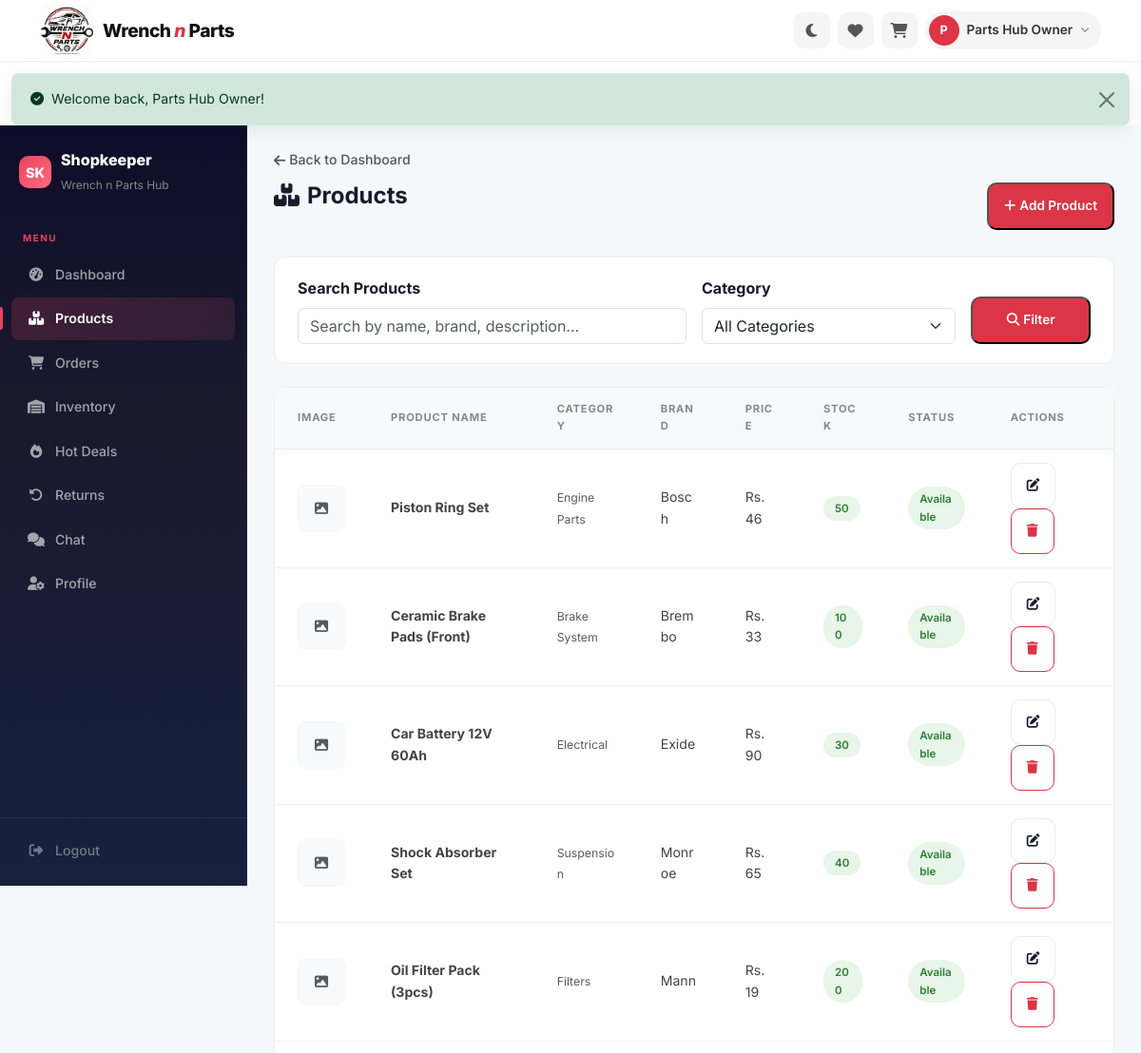
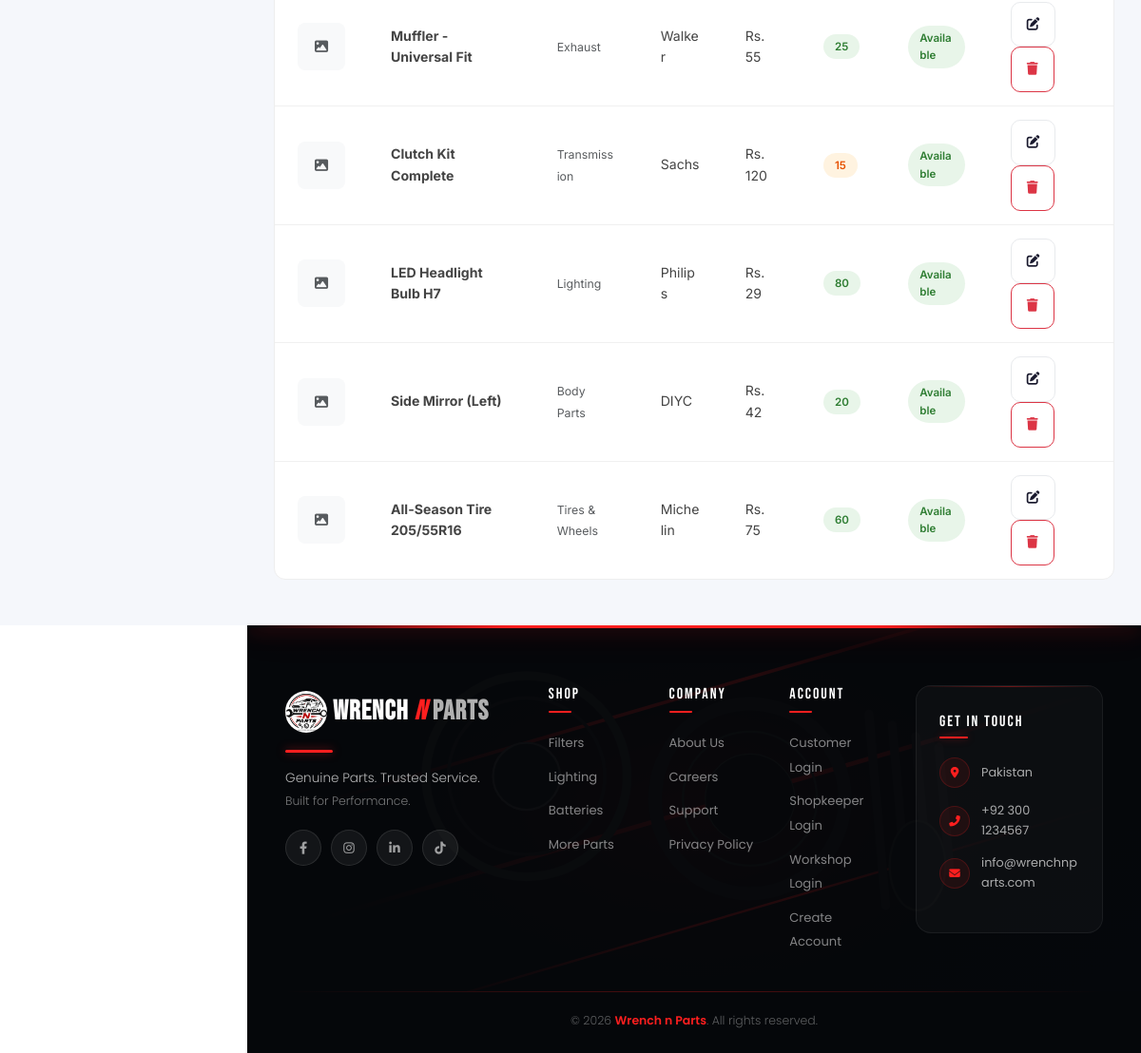
The app's page /legacy_php/shopkeeper/products.php (signed in) with its own data (2 pictures, top to bottom).
### tables this page shows
CREATE TABLE users (
    user_id INT AUTO_INCREMENT PRIMARY KEY,
    name VARCHAR(100) NOT NULL,
    email VARCHAR(150) NOT NULL UNIQUE,
    password VARCHAR(255) NOT NULL,
    phone VARCHAR(20),
    address TEXT,
    role ENUM('customer','shopkeeper','workshop','admin','management') DEFAULT 'customer',
    status ENUM('pending','active','inactive','banned') DEFAULT 'pending',
    profile_image VARCHAR(255) DEFAULT NULL,
    created_at TIMESTAMP DEFAULT CURRENT_TIMESTAMP,
    updated_at TIMESTAMP DEFAULT CURRENT_TIMESTAMP ON UPDATE CURRENT_TIMESTAMP
);

CREATE TABLE shops (
    shop_id INT AUTO_INCREMENT PRIMARY KEY,
    user_id INT NOT NULL,
    shop_name VARCHAR(150) NOT NULL,
    description TEXT,
    location VARCHAR(255),
    contact VARCHAR(20),
    logo VARCHAR(255) DEFAULT NULL,
    status ENUM('active','inactive','pending') DEFAULT 'pending',
    created_at TIMESTAMP DEFAULT CURRENT_TIMESTAMP,
    FOREIGN KEY (user_id) REFERENCES users(user_id) ON DELETE CASCADE
);

CREATE TABLE products (
    product_id INT AUTO_INCREMENT PRIMARY KEY,
    shop_id INT NOT NULL,
    category_id INT,
    product_name VARCHAR(200) NOT NULL,
    description TEXT,
    price DECIMAL(10,2) NOT NULL,
    discount_price DECIMAL(10,2) DEFAULT NULL,
    stock INT DEFAULT 0,
    product_image VARCHAR(255) DEFAULT NULL,
    brand VARCHAR(100),
    car_brand VARCHAR(100) DEFAULT NULL,
    car_model VARCHAR(100) DEFAULT NULL,
    compatible_vehicles TEXT,
    status ENUM('available','unavailable','discontinued') DEFAULT 'available',
    created_at TIMESTAMP DEFAULT CURRENT_TIMESTAMP,
    updated_at TIMESTAMP DEFAULT CURRENT_TIMESTAMP ON UPDATE CURRENT_TIMESTAMP,
    FOREIGN KEY (shop_id) REFERENCES shops(shop_id) ON DELETE CASCADE,
    FOREIGN KEY (category_id) REFERENCES categories(category_id) ON DELETE SET NULL
);

CREATE TABLE categories (
    category_id INT AUTO_INCREMENT PRIMARY KEY,
    category_name VARCHAR(100) NOT NULL,
    category_image VARCHAR(255) DEFAULT NULL,
    description TEXT,
    created_at TIMESTAMP DEFAULT CURRENT_TIMESTAMP
);

### legacy_php/includes/config.php (called while the page is built, shortened)
<?php
$conn = new mysqli(DB_HOST, DB_USER, DB_PASS, DB_NAME);
$conn->set_charset("utf8mb4");
$conn->query("SET time_zone = '+05:00'");
if (!isset($_SESSION['user_id'])) {
    $logged_in = false;
    $current_user = null;
} else {
    $stmt = $conn->prepare("SELECT * FROM users WHERE user_id = ?");
    $stmt->bind_param("i", $_SESSION['user_id']);
    $stmt->execute();
    $result = $stmt->get_result();
    $current_user = $result->fetch_assoc();
    $logged_in = true;
}
function getFlash() {
    if (isset($_SESSION['flash'])) {
        $flash = $_SESSION['flash'];
        return $flash;
    }
    return null;
}
function formatCurrency($amount) {
    return 'Rs. ' . number_format($amount, 0);
}
?>

### legacy_php/shopkeeper/products.php (the view, shortened to what this page needs)
<?php
require_once __DIR__ . '/../includes/config.php';
$stmt = $conn->prepare("SELECT * FROM shops WHERE user_id = ?");
$stmt->bind_param("i", $current_user['user_id']);
$stmt->execute();
$shop = $stmt->get_result()->fetch_assoc();
$shop_id = $shop['shop_id'];
$search = isset($_GET['search']) ? sanitize($_GET['search']) : '';
$sql = "SELECT p.*, c.category_name FROM products p LEFT JOIN categories c ON p.category_id = c.category_id WHERE p.shop_id = ?";
$params = [$shop_id];
$types = "i";
$sql .= " ORDER BY p.created_at DESC";
$stmt = $conn->prepare($sql);
$stmt->bind_param($types, ...$params);
$stmt->execute();
$products = $stmt->get_result()->fetch_all(MYSQLI_ASSOC);
require_once __DIR__ . '/../includes/header.php';
?>
<div class="dash-layout">
    <div class="dash-sidebar">
        <div class="dash-sidebar-brand">
            <div class="dash-brand-icon">SK</div>
            <div>
                <div class="dash-brand-text">Shopkeeper</div>
                <small style="color:#888;font-size:0.75rem;"><?php echo htmlspecialchars($shop['shop_name']); ?></small>
            </div>
        </div>
        <div class="dash-sidebar-label">Menu</div>
        <nav class="dash-nav">
            <a class="dash-nav-link" href="dashboard.php"><i class="fas fa-tachometer-alt"></i>Dashboard</a>
            <a class="dash-nav-link active" href="products.php"><i class="fas fa-boxes-stacked"></i>Products</a>
            <a class="dash-nav-link" href="orders.php"><i class="fas fa-shopping-cart"></i>Orders</a>
            <a class="dash-nav-link" href="inventory.php"><i class="fas fa-warehouse"></i>Inventory</a>
            <a class="dash-nav-link" href="hot-deals.php"><i class="fas fa-fire"></i>Hot Deals</a>
            <a class="dash-nav-link" href="returns.php"><i class="fas fa-undo-alt"></i>Returns</a>
            <a class="dash-nav-link" href="chat.php"><i class="fas fa-comments"></i>Chat</a>
            <a class="dash-nav-link" href="profile.php"><i class="fas fa-user-cog"></i>Profile</a>
        </nav>
        <div class="dash-sidebar-footer">
            <a class="dash-nav-link logout" href="<?php echo SITE_URL; ?>/logout.php"><i class="fas fa-sign-out-alt"></i>Logout</a>
        </div>
    </div>
    <div class="dash-main">
        <a href="<?php echo SITE_URL; ?>/shopkeeper/dashboard.php" style="color:#555;text-decoration:none;font-size:0.88rem;font-weight:500;display:inline-flex;align-items:center;gap:4px;margin-bottom:12px;"><i class="fas fa-arrow-left"></i> Back to Dashboard</a>
        <div class="dash-header">
            <h2 class="fw-bold mb-0"><i class="fas fa-boxes-stacked me-2"></i>Products</h2>
            <div class="dash-header-actions">
                <button class="dash-btn-action dash-btn-primary" data-bs-toggle="modal" data-bs-target="#addProductModal">
                    <i class="fas fa-plus me-1"></i>Add Product
                </button>
            </div>
        </div>
        <div class="dash-card mb-4">
            <div class="dash-card-body">
                <form method="GET" class="row g-3 align-items-end">
                    <div class="col-md-6">
                        <label class="form-label fw-bold">Search Products</label>
                        <input type="text" name="search" class="form-control" placeholder="Search by name, brand, description..." value="<?php echo htmlspecialchars($search); ?>">
                    </div>
                    <div class="col-md-4">
                        <label class="form-label fw-bold">Category</label>
                        <select name="category" class="form-select">
                            <option value="0">All Categories</option>
                        </select>
                    </div>
                    <div class="col-md-2">
                        <button type="submit" class="dash-btn-action dash-btn-primary w-100"><i class="fas fa-search me-1"></i>Filter</button>
                    </div>
                </form>
            </div>
        </div>
        <?php if (empty($products)): ?>
            <div class="dash-card">
                <div class="dash-card-body text-center py-5">
                    <i class="fas fa-box-open fa-3x text-muted mb-3"></i>
                    <h5 class="text-muted">No products found</h5>
                    <p class="text-muted">Add your first product to get started.</p>
                </div>
            </div>
        <?php else: ?>
            <div class="dash-card">
                <div class="dash-card-body p-0">
                    <div class="table-responsive">
                        <table class="table-modern">
                            <thead>
                                <tr>
                                    <th>Image</th>
                                    <th>Product Name</th>
                                    <th>Category</th>
                                    <th>Brand</th>
                                    <th>Price</th>
                                    <th>Stock</th>
                                    <th>Status</th>
                                    <th>Actions</th>
                                </tr>
                            </thead>
                            <tbody>
                                <?php foreach ($products as $prod): ?>
                                    <tr>
                                        <td>
                                            <?php if ($prod['product_image']): ?>
                                                <img src="<?php echo SITE_URL . '/uploads/' . htmlspecialchars($prod['product_image']); ?>" alt="" width="50" height="50" style="object-fit:cover;border-radius:8px;">
                                            <?php else: ?>
                                                <div class="bg-light d-flex align-items-center justify-content-center" style="width:50px;height:50px;border-radius:8px;">
                                                    <i class="fas fa-image text-muted"></i>
                                                </div>
                                            <?php endif; ?>
                                        </td>
                                        <td class="fw-bold"><?php echo htmlspecialchars($prod['product_name']); ?></td>
                                        <td><small class="text-muted"><?php echo htmlspecialchars($prod['category_name'] ?? 'N/A'); ?></small></td>
                                        <td><?php echo htmlspecialchars($prod['brand']); ?></td>
                                        <td class="product-price"><?php echo formatCurrency($prod['price']); ?></td>
                                        <td>
                                            <?php if ($prod['stock'] < 5): ?>
                                                <span class="dash-badge dash-badge-red"><?php echo $prod['stock']; ?></span>
                                            <?php elseif ($prod['stock'] < 20): ?>
                                                <span class="dash-badge dash-badge-orange"><?php echo $prod['stock']; ?></span>
                                            <?php else: ?>
                                                <span class="dash-badge dash-badge-green"><?php echo $prod['stock']; ?></span>
                                            <?php endif; ?>
                                        </td>
                                        <td>
                                            <?php if ($prod['status'] === 'available'): ?>
                                                <span class="dash-badge dash-badge-green">Available</span>
                                            <?php else: ?>
                                                <span class="dash-badge dash-badge-gray"><?php echo ucfirst($prod['status']); ?></span>
                                            <?php endif; ?>
                                        </td>
                                        <td>
                                            <button class="dash-btn-action dash-btn-outline btn-sm-modern me-1 edit-btn"
                                                data-id="<?php echo $prod['product_id']; ?>"
                                                data-name="<?php echo htmlspecialchars($prod['product_name']); ?>"
                                                data-category="<?php echo $prod['category_id']; ?>"
                                                data-description="<?php echo htmlspecialchars($prod['description']); ?>"
                                                data-price="<?php echo $prod['price']; ?>"
                                                data-discountprice="<?php echo $prod['discount_price'] ?? ''; ?>"
                                                data-stock="<?php echo $prod['stock']; ?>"
                                                data-brand="<?php echo htmlspecialchars($prod['brand']); ?>"
                                                data-carbrand="<?php echo htmlspecialchars($prod['car_brand'] ?? ''); ?>"
                                                data-carmodel="<?php echo htmlspecialchars($prod['car_model'] ?? ''); ?>"
                                                data-vehicles="<?php echo htmlspecialchars($prod['compatible_vehicles']); ?>"
                                                title="Edit">
                                                <i class="fas fa-edit"></i>
                                            </button>
                                            <button class="dash-btn-action dash-btn-outline btn-sm-modern delete-btn"
                                                data-id="<?php echo $prod['product_id']; ?>"
                                                data-name="<?php echo htmlspecialchars($prod['product_name']); ?>"
                                                title="Delete" style="border-color:#dc3545;color:#dc3545;">
                                                <i class="fas fa-trash"></i>
                                            </button>
                                        </td>
                                    </tr>
                                <?php endforeach; ?>
                            </tbody>
                        </table>
                    </div>
                </div>
            </div>
        <?php endif; ?>
    </div>
</div>

### legacy_php/includes/header.php (shortened to what this page needs)
<!DOCTYPE html>
<html lang="en">
<head>
    <link href="https://cdn.jsdelivr.net/npm/bootstrap@5.3.0/dist/css/bootstrap.min.css" rel="stylesheet">
    <link href="https://cdnjs.cloudflare.com/ajax/libs/font-awesome/6.4.0/css/all.min.css" rel="stylesheet">
    <link href="<?php echo SITE_URL; ?>/css/style.css?v=<?php echo filemtime(__DIR__ . '/../css/style.css'); ?>" rel="stylesheet" id="theme-css">
    <link href="<?php echo SITE_URL; ?>/css/responsive.css?v=<?php echo filemtime(__DIR__ . '/../css/responsive.css'); ?>" rel="stylesheet">
</head>
<body>
<header class="wnp-header" id="wnpHeader">
    <div class="container">
        <div class="wnp-header-inner">
            <a class="wnp-logo" href="<?php echo SITE_URL; ?>/index.php" id="wnpLogoLink">
                <img src="<?php echo SITE_URL; ?>/uploads/logo.png" alt="Wrench n Parts" class="wnp-logo-img" id="wnpLogoImg">
                <span class="wnp-logo-text">Wrench <span class="wnp-logo-accent">n</span> Parts</span>
            </a>
            <div class="wnp-header-right">
                <button id="theme-toggle" class="wnp-icon-btn" title="Toggle theme">
                    <i class="fas fa-moon"></i>
                </button>
                <?php if ($logged_in): ?>
                    <a class="wnp-icon-btn" href="<?php echo SITE_URL; ?>/customer/wishlist.php" title="Wishlist">
                        <i class="fas fa-heart"></i>
                    </a>
                    <a class="wnp-icon-btn" href="<?php echo SITE_URL; ?>/cart.php" title="Cart">
                        <i class="fas fa-shopping-cart"></i>
                    </a>
                    <div class="wnp-user-menu">
                        <button class="wnp-user-trigger" data-bs-toggle="dropdown">
                            <span class="wnp-user-circle"><?php echo strtoupper(substr($current_user['name'], 0, 1)); ?></span>
                            <span class="wnp-user-text"><?php echo htmlspecialchars($current_user['name']); ?></span>
                            <i class="fas fa-angle-down"></i>
                        </button>
                    </div>
                <?php endif; ?>
            </div>
        </div>
    </div>
</header>
<?php
$flash = getFlash();
if ($flash): ?>
<div class="flash-container">
    <div class="alert alert-<?php echo $flash['type']; ?> alert-dismissible fade show alert-modern" role="alert">
        <div class="d-flex align-items-center">
            <i class="fas fa-<?php echo $flash['type'] === 'success' ? 'check-circle' : ($flash['type'] === 'danger' ? 'exclamation-circle' : 'info-circle'); ?> me-2"></i>
            <?php echo htmlspecialchars($flash['message']); ?>
        </div>
        <button type="button" class="btn-close" data-bs-dismiss="alert"></button>
    </div>
</div>
<?php endif; ?>

### css/responsive.css (style rules this page uses)
html { -webkit-text-size-adjust: 100%; }
body { overflow-x: hidden; width: 100%; }
img, video, iframe, embed, canvas, svg { max-width: 100%; }
table { border-collapse: collapse; }
h1, h2, h3, h4, h5, h6, p, a, span, div, td, th, li { overflow-wrap: break-word; word-break: break-word; }
input, select, textarea, button { font-size: 16px; }
.wnp-header, .dash-layout, .admin-layout, .cust-navbar, .premium-footer, .hero-v2, .section-v2, .pd-wrapper, .bp-wrapper, .ck-page, .chat-page, .support-hero, .careers-hero, .about-hero, .privacy-hero { max-width: 100%; overflow-x: clip; }
@media (max-width: 1400px) { .dash-main { padding: 24px 28px; } }

### records on screen
users: name "P", name "Parts Hub Owner"
shops: shop_name "Wrench n Parts Hub"
products: product_name "Piston Ring Set", category.category_name "Engine Parts", brand "Bosch", price "Rs. 46", stock "50", status "Available"
products: product_name "Ceramic Brake Pads (Front)", category.category_name "Brake System", brand "Brembo", price "Rs. 33", stock "100", status "Available"
products: product_name "Car Battery 12V 60Ah", category.category_name "Electrical", brand "Exide", price "Rs. 90", stock "30", status "Available"
products: product_name "Shock Absorber Set", category.category_name "Suspension", brand "Monroe", price "Rs. 65", stock "40", status "Available"
products: product_name "Oil Filter Pack (3pcs)", category.category_name "Filters", brand "Mann", price "Rs. 19", stock "200", status "Available"
products: product_name "Muffler - Universal Fit", category.category_name "Exhaust", brand "Walker", price "Rs. 55", stock "25", status "Available"
products: product_name "Clutch Kit Complete", category.category_name "Transmission", brand "Sachs", price "Rs. 120", stock "15", status "Available"
products: product_name "LED Headlight Bulb H7", category.category_name "Lighting", brand "Philips", price "Rs. 29", stock "80", status "Available"
products: product_name "Side Mirror (Left)", category.category_name "Body Parts", brand "DIYC", price "Rs. 42", stock "20", status "Available"
products: product_name "All-Season Tire 205/55R16", category.category_name "Tires & Wheels", brand "Michelin", price "Rs. 75", stock "60", status "Available"

### other values on screen
$flash['message'] "Welcome back, Parts Hub Owner!"
